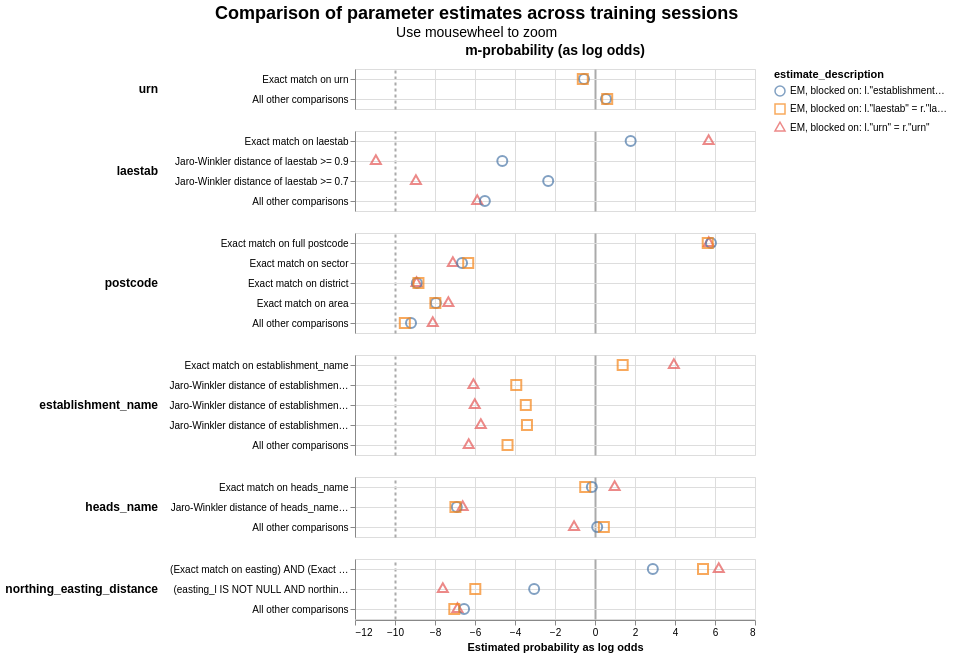

The notebook cell this image was saved under:
### Code cell
linker.visualisations.parameter_estimate_comparisons_chart()

### Figure 1 — Vega-Lite specification as saved in the notebook (floating-point values rounded to 4 significant figures)
{"config": {"view": {"continuousWidth": 400, "continuousHeight": 300}, "title": {"anchor": "middle", "fontSize": 18, "subtitleFontSize": 14}}, "data": {"name": "data-ee1686b0fd988e70b86b440650e7a237"}, "mark": {"type": "point", "filled": false, "opacity": 0.7, "size": 100}, "encoding": {"color": {"field": "estimate_description", "type": "nominal"}, "column": {"align": "each", "field": "col_header", "header": {"labelFontSize": 14, "labelFontWeight": "bold"}, "title": null, "type": "nominal"}, "row": {"align": "each", "field": "comparison_name", "header": {"labelAlign": "left", "labelAnchor": "middle", "labelAngle": 0, "labelFontSize": 12, "labelFontWeight": "bold"}, "sort": {"field": "comparison_sort_order"}, "title": null, "type": "nominal"}, "shape": {"field": "estimate_description", "scale": {"range": ["circle", "square", "triangle", "diamond"]}, "type": "nominal"}, "tooltip": [{"field": "comparison_name", "type": "nominal"}, {"field": "estimate_description", "type": "nominal"}, {"field": "estimated_probability", "type": "quantitative"}], "x": {"axis": {"gridColor": {"condition": {"test": "abs(datum.value / 10)  <= 1 & datum.value % 10 === 0", "value": "#aaa"}, "value": "#ddd"}, "gridDash": {"condition": {"test": "abs(datum.value / 10) == 1", "value": [3]}, "value": null}, "gridWidth": {"condition": {"test": "abs(datum.value / 10)  <= 1 & datum.value % 10 === 0", "value": 2}, "value": 1}}, "field": "estimated_probability_as_log_odds", "title": "Estimated probability as log odds", "type": "quantitative"}, "y": {"axis": {"grid": true, "title": null}, "field": "comparison_level_label", "sort": {"field": "comparison_vector_value", "order": "descending"}, "type": "nominal"}}, "params": [{"name": "mouse_zoom", "select": {"type": "interval", "encodings": ["x"]}, "bind": "scales"}], "resolve": {"scale": {"y": "independent"}}, "title": {"text": "Comparison of parameter estimates across training sessions", "subtitle": "Use mousewheel to zoom"}, "transform": [{"calculate": "datum.m_or_u + '-probability (as log odds)'", "as": "col_header"}], "$schema": "https://vega.github.io/schema/vega-lite/v5.9.3.json", "datasets": {"data-ee1686b0fd988e70b86b440650e7a237": [{"m_or_u": "m", "estimated_probability": 0.4061, "estimate_description": "EM, blocked on: l.\"establishment_name\" = r.\"establishment_name\"", "estimated_probability_as_log_odds": -0.5487, "sql_condition": "\"urn_l\" = \"urn_r\"", "comparison_level_label": "Exact match on urn", "comparison_vector_value": 1, "comparison_name": "urn", "comparison_sort_order": 0}, {"m_or_u": "m", "estimated_probability": 0.3958, "estimate_description": "EM, blocked on: l.\"laestab\" = r.\"laestab\"", "estimated_probability_as_log_odds": -0.6103, "sql_condition": "\"urn_l\" = \"urn_r\"", "comparison_level_label": "Exact match on urn", "comparison_vector_value": 1, "comparison_name": "urn", "comparison_sort_order": 0}, {"m_or_u": "m", "estimated_probability": 0.5939, "estimate_description": "EM, blocked on: l.\"establishment_name\" = r.\"establishment_name\"", "estimated_probability_as_log_odds": 0.5487, "sql_condition": "ELSE", "comparison_level_label": "All other comparisons", "comparison_vector_value": 0, "comparison_name": "urn", "comparison_sort_order": 0}, {"m_or_u": "m", "estimated_probability": 0.6042, "estimate_description": "EM, blocked on: l.\"laestab\" = r.\"laestab\"", "estimated_probability_as_log_odds": 0.6103, "sql_condition": "ELSE", "comparison_level_label": "All other comparisons", "comparison_vector_value": 0, "comparison_name": "urn", "comparison_sort_order": 0}, {"m_or_u": "m", "estimated_probability": 0.9809, "estimate_description": "EM, blocked on: l.\"urn\" = r.\"urn\"", "estimated_probability_as_log_odds": 5.681, "sql_condition": "\"laestab_l\" = \"laestab_r\"", "comparison_level_label": "Exact match on laestab", "comparison_vector_value": 3, "comparison_name": "laestab", "comparison_sort_order": 1}, {"m_or_u": "m", "estimated_probability": 0.7748, "estimate_description": "EM, blocked on: l.\"establishment_name\" = r.\"establishment_name\"", "estimated_probability_as_log_odds": 1.783, "sql_condition": "\"laestab_l\" = \"laestab_r\"", "comparison_level_label": "Exact match on laestab", "comparison_vector_value": 3, "comparison_name": "laestab", "comparison_sort_order": 1}, {"m_or_u": "m", "estimated_probability": 0.000503, "estimate_description": "EM, blocked on: l.\"urn\" = r.\"urn\"", "estimated_probability_as_log_odds": -10.96, "sql_condition": "jaro_winkler_similarity(\"laestab_l\", \"laestab_r\") >= 0.9", "comparison_level_label": "Jaro-Winkler distance of laestab >= 0.9", "comparison_vector_value": 2, "comparison_name": "laestab", "comparison_sort_order": 1}, {"m_or_u": "m", "estimated_probability": 0.03869, "estimate_description": "EM, blocked on: l.\"establishment_name\" = r.\"establishment_name\"", "estimated_probability_as_log_odds": -4.635, "sql_condition": "jaro_winkler_similarity(\"laestab_l\", \"laestab_r\") >= 0.9", "comparison_level_label": "Jaro-Winkler distance of laestab >= 0.9", "comparison_vector_value": 2, "comparison_name": "laestab", "comparison_sort_order": 1}, {"m_or_u": "m", "estimated_probability": 0.002012, "estimate_description": "EM, blocked on: l.\"urn\" = r.\"urn\"", "estimated_probability_as_log_odds": -8.954, "sql_condition": "jaro_winkler_similarity(\"laestab_l\", \"laestab_r\") >= 0.7", "comparison_level_label": "Jaro-Winkler distance of laestab >= 0.7", "comparison_vector_value": 1, "comparison_name": "laestab", "comparison_sort_order": 1}, {"m_or_u": "m", "estimated_probability": 0.165, "estimate_description": "EM, blocked on: l.\"establishment_name\" = r.\"establishment_name\"", "estimated_probability_as_log_odds": -2.34, "sql_condition": "jaro_winkler_similarity(\"laestab_l\", \"laestab_r\") >= 0.7", "comparison_level_label": "Jaro-Winkler distance of laestab >= 0.7", "comparison_vector_value": 1, "comparison_name": "laestab", "comparison_sort_order": 1}, {"m_or_u": "m", "estimated_probability": 0.0166, "estimate_description": "EM, blocked on: l.\"urn\" = r.\"urn\"", "estimated_probability_as_log_odds": -5.889, "sql_condition": "ELSE", "comparison_level_label": "All other comparisons", "comparison_vector_value": 0, "comparison_name": "laestab", "comparison_sort_order": 1}, {"m_or_u": "m", "estimated_probability": 0.02152, "estimate_description": "EM, blocked on: l.\"establishment_name\" = r.\"establishment_name\"", "estimated_probability_as_log_odds": -5.507, "sql_condition": "ELSE", "comparison_level_label": "All other comparisons", "comparison_vector_value": 0, "comparison_name": "laestab", "comparison_sort_order": 1}, {"m_or_u": "m", "estimated_probability": 0.981, "estimate_description": "EM, blocked on: l.\"urn\" = r.\"urn\"", "estimated_probability_as_log_odds": 5.688, "sql_condition": "\"postcode_l\" = \"postcode_r\"", "comparison_level_label": "Exact match on full postcode", "comparison_vector_value": 4, "comparison_name": "postcode", "comparison_sort_order": 2}, {"m_or_u": "m", "estimated_probability": 0.9823, "estimate_description": "EM, blocked on: l.\"establishment_name\" = r.\"establishment_name\"", "estimated_probability_as_log_odds": 5.798, "sql_condition": "\"postcode_l\" = \"postcode_r\"", "comparison_level_label": "Exact match on full postcode", "comparison_vector_value": 4, "comparison_name": "postcode", "comparison_sort_order": 2}, {"m_or_u": "m", "estimated_probability": 0.9803, "estimate_description": "EM, blocked on: l.\"laestab\" = r.\"laestab\"", "estimated_probability_as_log_odds": 5.636, "sql_condition": "\"postcode_l\" = \"postcode_r\"", "comparison_level_label": "Exact match on full postcode", "comparison_vector_value": 4, "comparison_name": "postcode", "comparison_sort_order": 2}, {"m_or_u": "m", "estimated_probability": 0.0072, "estimate_description": "EM, blocked on: l.\"urn\" = r.\"urn\"", "estimated_probability_as_log_odds": -7.107, "sql_condition": "NULLIF(regexp_extract(\"postcode_l\", '^[A-Za-z]{1,2}[0-9][A-Za-z0-9]? [0-9]', 0), '') = NULLIF(regexp_extract(\"postcode_r\", '^[A-Za-z]{1,2}[0-9][A-Za-z0-9]? [0-9]', 0), '')", "comparison_level_label": "Exact match on sector", "comparison_vector_value": 3, "comparison_name": "postcode", "comparison_sort_order": 2}, {"m_or_u": "m", "estimated_probability": 0.009868, "estimate_description": "EM, blocked on: l.\"establishment_name\" = r.\"establishment_name\"", "estimated_probability_as_log_odds": -6.649, "sql_condition": "NULLIF(regexp_extract(\"postcode_l\", '^[A-Za-z]{1,2}[0-9][A-Za-z0-9]? [0-9]', 0), '') = NULLIF(regexp_extract(\"postcode_r\", '^[A-Za-z]{1,2}[0-9][A-Za-z0-9]? [0-9]', 0), '')", "comparison_level_label": "Exact match on sector", "comparison_vector_value": 3, "comparison_name": "postcode", "comparison_sort_order": 2}, {"m_or_u": "m", "estimated_probability": 0.0122, "estimate_description": "EM, blocked on: l.\"laestab\" = r.\"laestab\"", "estimated_probability_as_log_odds": -6.339, "sql_condition": "NULLIF(regexp_extract(\"postcode_l\", '^[A-Za-z]{1,2}[0-9][A-Za-z0-9]? [0-9]', 0), '') = NULLIF(regexp_extract(\"postcode_r\", '^[A-Za-z]{1,2}[0-9][A-Za-z0-9]? [0-9]', 0), '')", "comparison_level_label": "Exact match on sector", "comparison_vector_value": 3, "comparison_name": "postcode", "comparison_sort_order": 2}, {"m_or_u": "m", "estimated_probability": 0.002057, "estimate_description": "EM, blocked on: l.\"urn\" = r.\"urn\"", "estimated_probability_as_log_odds": -8.922, "sql_condition": "NULLIF(regexp_extract(\"postcode_l\", '^[A-Za-z]{1,2}[0-9][A-Za-z0-9]?', 0), '') = NULLIF(regexp_extract(\"postcode_r\", '^[A-Za-z]{1,2}[0-9][A-Za-z0-9]?', 0), '')", "comparison_level_label": "Exact match on district", "comparison_vector_value": 2, "comparison_name": "postcode", "comparison_sort_order": 2}, {"m_or_u": "m", "estimated_probability": 0.002079, "estimate_description": "EM, blocked on: l.\"establishment_name\" = r.\"establishment_name\"", "estimated_probability_as_log_odds": -8.907, "sql_condition": "NULLIF(regexp_extract(\"postcode_l\", '^[A-Za-z]{1,2}[0-9][A-Za-z0-9]?', 0), '') = NULLIF(regexp_extract(\"postcode_r\", '^[A-Za-z]{1,2}[0-9][A-Za-z0-9]?', 0), '')", "comparison_level_label": "Exact match on district", "comparison_vector_value": 2, "comparison_name": "postcode", "comparison_sort_order": 2}, {"m_or_u": "m", "estimated_probability": 0.002197, "estimate_description": "EM, blocked on: l.\"laestab\" = r.\"laestab\"", "estimated_probability_as_log_odds": -8.827, "sql_condition": "NULLIF(regexp_extract(\"postcode_l\", '^[A-Za-z]{1,2}[0-9][A-Za-z0-9]?', 0), '') = NULLIF(regexp_extract(\"postcode_r\", '^[A-Za-z]{1,2}[0-9][A-Za-z0-9]?', 0), '')", "comparison_level_label": "Exact match on district", "comparison_vector_value": 2, "comparison_name": "postcode", "comparison_sort_order": 2}, {"m_or_u": "m", "estimated_probability": 0.006172, "estimate_description": "EM, blocked on: l.\"urn\" = r.\"urn\"", "estimated_probability_as_log_odds": -7.331, "sql_condition": "NULLIF(regexp_extract(\"postcode_l\", '^[A-Za-z]{1,2}', 0), '') = NULLIF(regexp_extract(\"postcode_r\", '^[A-Za-z]{1,2}', 0), '')", "comparison_level_label": "Exact match on area", "comparison_vector_value": 1, "comparison_name": "postcode", "comparison_sort_order": 2}, {"m_or_u": "m", "estimated_probability": 0.004009, "estimate_description": "EM, blocked on: l.\"establishment_name\" = r.\"establishment_name\"", "estimated_probability_as_log_odds": -7.957, "sql_condition": "NULLIF(regexp_extract(\"postcode_l\", '^[A-Za-z]{1,2}', 0), '') = NULLIF(regexp_extract(\"postcode_r\", '^[A-Za-z]{1,2}', 0), '')", "comparison_level_label": "Exact match on area", "comparison_vector_value": 1, "comparison_name": "postcode", "comparison_sort_order": 2}, {"m_or_u": "m", "estimated_probability": 0.003941, "estimate_description": "EM, blocked on: l.\"laestab\" = r.\"laestab\"", "estimated_probability_as_log_odds": -7.982, "sql_condition": "NULLIF(regexp_extract(\"postcode_l\", '^[A-Za-z]{1,2}', 0), '') = NULLIF(regexp_extract(\"postcode_r\", '^[A-Za-z]{1,2}', 0), '')", "comparison_level_label": "Exact match on area", "comparison_vector_value": 1, "comparison_name": "postcode", "comparison_sort_order": 2}, {"m_or_u": "m", "estimated_probability": 0.0036, "estimate_description": "EM, blocked on: l.\"urn\" = r.\"urn\"", "estimated_probability_as_log_odds": -8.113, "sql_condition": "ELSE", "comparison_level_label": "All other comparisons", "comparison_vector_value": 0, "comparison_name": "postcode", "comparison_sort_order": 2}, {"m_or_u": "m", "estimated_probability": 0.001699, "estimate_description": "EM, blocked on: l.\"establishment_name\" = r.\"establishment_name\"", "estimated_probability_as_log_odds": -9.199, "sql_condition": "ELSE", "comparison_level_label": "All other comparisons", "comparison_vector_value": 0, "comparison_name": "postcode", "comparison_sort_order": 2}, {"m_or_u": "m", "estimated_probability": 0.00137, "estimate_description": "EM, blocked on: l.\"laestab\" = r.\"laestab\"", "estimated_probability_as_log_odds": -9.509, "sql_condition": "ELSE", "comparison_level_label": "All other comparisons", "comparison_vector_value": 0, "comparison_name": "postcode", "comparison_sort_order": 2}, {"m_or_u": "m", "estimated_probability": 0.939, "estimate_description": "EM, blocked on: l.\"urn\" = r.\"urn\"", "estimated_probability_as_log_odds": 3.943, "sql_condition": "\"establishment_name_l\" = \"establishment_name_r\"", "comparison_level_label": "Exact match on establishment_name", "comparison_vector_value": 4, "comparison_name": "establishment_name", "comparison_sort_order": 3}, {"m_or_u": "m", "estimated_probability": 0.723, "estimate_description": "EM, blocked on: l.\"laestab\" = r.\"laestab\"", "estimated_probability_as_log_odds": 1.384, "sql_condition": "\"establishment_name_l\" = \"establishment_name_r\"", "comparison_level_label": "Exact match on establishment_name", "comparison_vector_value": 4, "comparison_name": "establishment_name", "comparison_sort_order": 3}, {"m_or_u": "m", "estimated_probability": 0.01459, "estimate_description": "EM, blocked on: l.\"urn\" = r.\"urn\"", "estimated_probability_as_log_odds": -6.078, "sql_condition": "jaro_winkler_similarity(\"establishment_name_l\", \"establishment_name_r\") >= 0.92", "comparison_level_label": "Jaro-Winkler distance of establishment_name >= 0.92", "comparison_vector_value": 3, "comparison_name": "establishment_name", "comparison_sort_order": 3}, {"m_or_u": "m", "estimated_probability": 0.06131, "estimate_description": "EM, blocked on: l.\"laestab\" = r.\"laestab\"", "estimated_probability_as_log_odds": -3.937, "sql_condition": "jaro_winkler_similarity(\"establishment_name_l\", \"establishment_name_r\") >= 0.92", "comparison_level_label": "Jaro-Winkler distance of establishment_name >= 0.92", "comparison_vector_value": 3, "comparison_name": "establishment_name", "comparison_sort_order": 3}, {"m_or_u": "m", "estimated_probability": 0.01526, "estimate_description": "EM, blocked on: l.\"urn\" = r.\"urn\"", "estimated_probability_as_log_odds": -6.012, "sql_condition": "jaro_winkler_similarity(\"establishment_name_l\", \"establishment_name_r\") >= 0.88", "comparison_level_label": "Jaro-Winkler distance of establishment_name >= 0.88", "comparison_vector_value": 2, "comparison_name": "establishment_name", "comparison_sort_order": 3}, {"m_or_u": "m", "estimated_probability": 0.08326, "estimate_description": "EM, blocked on: l.\"laestab\" = r.\"laestab\"", "estimated_probability_as_log_odds": -3.461, "sql_condition": "jaro_winkler_similarity(\"establishment_name_l\", \"establishment_name_r\") >= 0.88", "comparison_level_label": "Jaro-Winkler distance of establishment_name >= 0.88", "comparison_vector_value": 2, "comparison_name": "establishment_name", "comparison_sort_order": 3}, {"m_or_u": "m", "estimated_probability": 0.01878, "estimate_description": "EM, blocked on: l.\"urn\" = r.\"urn\"", "estimated_probability_as_log_odds": -5.707, "sql_condition": "jaro_winkler_similarity(\"establishment_name_l\", \"establishment_name_r\") >= 0.7", "comparison_level_label": "Jaro-Winkler distance of establishment_name >= 0.7", "comparison_vector_value": 1, "comparison_name": "establishment_name", "comparison_sort_order": 3}, {"m_or_u": "m", "estimated_probability": 0.08643, "estimate_description": "EM, blocked on: l.\"laestab\" = r.\"laestab\"", "estimated_probability_as_log_odds": -3.402, "sql_condition": "jaro_winkler_similarity(\"establishment_name_l\", \"establishment_name_r\") >= 0.7", "comparison_level_label": "Jaro-Winkler distance of establishment_name >= 0.7", "comparison_vector_value": 1, "comparison_name": "establishment_name", "comparison_sort_order": 3}, {"m_or_u": "m", "estimated_probability": 0.01241, "estimate_description": "EM, blocked on: l.\"urn\" = r.\"urn\"", "estimated_probability_as_log_odds": -6.315, "sql_condition": "ELSE", "comparison_level_label": "All other comparisons", "comparison_vector_value": 0, "comparison_name": "establishment_name", "comparison_sort_order": 3}, {"m_or_u": "m", "estimated_probability": 0.04602, "estimate_description": "EM, blocked on: l.\"laestab\" = r.\"laestab\"", "estimated_probability_as_log_odds": -4.374, "sql_condition": "ELSE", "comparison_level_label": "All other comparisons", "comparison_vector_value": 0, "comparison_name": "establishment_name", "comparison_sort_order": 3}, {"m_or_u": "m", "estimated_probability": 0.6639, "estimate_description": "EM, blocked on: l.\"urn\" = r.\"urn\"", "estimated_probability_as_log_odds": 0.9822, "sql_condition": "\"heads_name_l\" = \"heads_name_r\"", "comparison_level_label": "Exact match on heads_name", "comparison_vector_value": 2, "comparison_name": "heads_name", "comparison_sort_order": 4}, {"m_or_u": "m", "estimated_probability": 0.4728, "estimate_description": "EM, blocked on: l.\"establishment_name\" = r.\"establishment_name\"", "estimated_probability_as_log_odds": -0.1573, "sql_condition": "\"heads_name_l\" = \"heads_name_r\"", "comparison_level_label": "Exact match on heads_name", "comparison_vector_value": 2, "comparison_name": "heads_name", "comparison_sort_order": 4}, {"m_or_u": "m", "estimated_probability": 0.4161, "estimate_description": "EM, blocked on: l.\"laestab\" = r.\"laestab\"", "estimated_probability_as_log_odds": -0.489, "sql_condition": "\"heads_name_l\" = \"heads_name_r\"", "comparison_level_label": "Exact match on heads_name", "comparison_vector_value": 2, "comparison_name": "heads_name", "comparison_sort_order": 4}, {"m_or_u": "m", "estimated_probability": 0.01009, "estimate_description": "EM, blocked on: l.\"urn\" = r.\"urn\"", "estimated_probability_as_log_odds": -6.616, "sql_condition": "jaro_winkler_similarity(\"heads_name_l\", \"heads_name_r\") >= 0.9", "comparison_level_label": "Jaro-Winkler distance of heads_name >= 0.9", "comparison_vector_value": 1, "comparison_name": "heads_name", "comparison_sort_order": 4}, {"m_or_u": "m", "estimated_probability": 0.008251, "estimate_description": "EM, blocked on: l.\"establishment_name\" = r.\"establishment_name\"", "estimated_probability_as_log_odds": -6.909, "sql_condition": "jaro_winkler_similarity(\"heads_name_l\", \"heads_name_r\") >= 0.9", "comparison_level_label": "Jaro-Winkler distance of heads_name >= 0.9", "comparison_vector_value": 1, "comparison_name": "heads_name", "comparison_sort_order": 4}, {"m_or_u": "m", "estimated_probability": 0.007863, "estimate_description": "EM, blocked on: l.\"laestab\" = r.\"laestab\"", "estimated_probability_as_log_odds": -6.979, "sql_condition": "jaro_winkler_similarity(\"heads_name_l\", \"heads_name_r\") >= 0.9", "comparison_level_label": "Jaro-Winkler distance of heads_name >= 0.9", "comparison_vector_value": 1, "comparison_name": "heads_name", "comparison_sort_order": 4}, {"m_or_u": "m", "estimated_probability": 0.326, "estimate_description": "EM, blocked on: l.\"urn\" = r.\"urn\"", "estimated_probability_as_log_odds": -1.048, "sql_condition": "ELSE", "comparison_level_label": "All other comparisons", "comparison_vector_value": 0, "comparison_name": "heads_name", "comparison_sort_order": 4}, {"m_or_u": "m", "estimated_probability": 0.519, "estimate_description": "EM, blocked on: l.\"establishment_name\" = r.\"establishment_name\"", "estimated_probability_as_log_odds": 0.1096, "sql_condition": "ELSE", "comparison_level_label": "All other comparisons", "comparison_vector_value": 0, "comparison_name": "heads_name", "comparison_sort_order": 4}, {"m_or_u": "m", "estimated_probability": 0.5761, "estimate_description": "EM, blocked on: l.\"laestab\" = r.\"laestab\"", "estimated_probability_as_log_odds": 0.4424, "sql_condition": "ELSE", "comparison_level_label": "All other comparisons", "comparison_vector_value": 0, "comparison_name": "heads_name", "comparison_sort_order": 4}, {"m_or_u": "m", "estimated_probability": 0.9865, "estimate_description": "EM, blocked on: l.\"urn\" = r.\"urn\"", "estimated_probability_as_log_odds": 6.188, "sql_condition": "(\"easting_l\" = \"easting_r\") AND (\"northing_l\" = \"northing_r\")", "comparison_level_label": "(Exact match on easting) AND (Exact match on northing)", "comparison_vector_value": 2, "comparison_name": "northing_easting_distance", "comparison_sort_order": 5}, {"m_or_u": "m", "estimated_probability": 0.8812, "estimate_description": "EM, blocked on: l.\"establishment_name\" = r.\"establishment_name\"", "estimated_probability_as_log_odds": 2.891, "sql_condition": "(\"easting_l\" = \"easting_r\") AND (\"northing_l\" = \"northing_r\")", "comparison_level_label": "(Exact match on easting) AND (Exact match on northing)", "comparison_vector_value": 2, "comparison_name": "northing_easting_distance", "comparison_sort_order": 5}, {"m_or_u": "m", "estimated_probability": 0.9769, "estimate_description": "EM, blocked on: l.\"laestab\" = r.\"laestab\"", "estimated_probability_as_log_odds": 5.401, "sql_condition": "(\"easting_l\" = \"easting_r\") AND (\"northing_l\" = \"northing_r\")", "comparison_level_label": "(Exact match on easting) AND (Exact match on northing)", "comparison_vector_value": 2, "comparison_name": "northing_easting_distance", "comparison_sort_order": 5}, {"m_or_u": "m", "estimated_probability": 0.005096, "estimate_description": "EM, blocked on: l.\"urn\" = r.\"urn\"", "estimated_probability_as_log_odds": -7.609, "sql_condition": " (easting_l IS NOT NULL AND northing_l IS NOT NULL AND\n                  easting_r IS NOT NULL AND northing_r IS NOT NULL AND\n                  SQRT((CAST(easting_l as DOUBLE) - CAST(easting_r as DOUBLE))*(CAST(easting_l as DOUBLE) - CAST(easting_r as DOUBLE)) +\n                   (CAST(northing_l as DOUBLE) - CAST(northing_r as DOUBLE))*(CAST(northing_l as DOUBLE) - CAST(northing_r as DOUBLE))) < 350)\n             ", "comparison_level_label": " (easting_l IS NOT NULL AND northing_l IS NOT NULL AND\n                  easting_r IS NOT NULL AND northing_r IS NOT NULL AND\n                  SQRT((CAST(easting_l as DOUBLE) - CAST(easting_r as DOUBLE))*(CAST(easting_l as DOUBLE) - CAST(easting_r as DOUBLE)) +\n                   (CAST(northing_l as DOUBLE) - CAST(northing_r as DOUBLE))*(CAST(northing_l as DOUBLE) - CAST(northing_r as DOUBLE))) < 350)\n             ", "comparison_vector_value": 1, "comparison_name": "northing_easting_distance", "comparison_sort_order": 5}, {"m_or_u": "m", "estimated_probability": 0.1082, "estimate_description": "EM, blocked on: l.\"establishment_name\" = r.\"establishment_name\"", "estimated_probability_as_log_odds": -3.043, "sql_condition": " (easting_l IS NOT NULL AND northing_l IS NOT NULL AND\n                  easting_r IS NOT NULL AND northing_r IS NOT NULL AND\n                  SQRT((CAST(easting_l as DOUBLE) - CAST(easting_r as DOUBLE))*(CAST(easting_l as DOUBLE) - CAST(easting_r as DOUBLE)) +\n                   (CAST(northing_l as DOUBLE) - CAST(northing_r as DOUBLE))*(CAST(northing_l as DOUBLE) - CAST(northing_r as DOUBLE))) < 350)\n             ", "comparison_level_label": " (easting_l IS NOT NULL AND northing_l IS NOT NULL AND\n                  easting_r IS NOT NULL AND northing_r IS NOT NULL AND\n                  SQRT((CAST(easting_l as DOUBLE) - CAST(easting_r as DOUBLE))*(CAST(easting_l as DOUBLE) - CAST(easting_r as DOUBLE)) +\n                   (CAST(northing_l as DOUBLE) - CAST(northing_r as DOUBLE))*(CAST(northing_l as DOUBLE) - CAST(northing_r as DOUBLE))) < 350)\n             ", "comparison_vector_value": 1, "comparison_name": "northing_easting_distance", "comparison_sort_order": 5}, {"m_or_u": "m", "estimated_probability": 0.01555, "estimate_description": "EM, blocked on: l.\"laestab\" = r.\"laestab\"", "estimated_probability_as_log_odds": -5.985, "sql_condition": " (easting_l IS NOT NULL AND northing_l IS NOT NULL AND\n                  easting_r IS NOT NULL AND northing_r IS NOT NULL AND\n                  SQRT((CAST(easting_l as DOUBLE) - CAST(easting_r as DOUBLE))*(CAST(easting_l as DOUBLE) - CAST(easting_r as DOUBLE)) +\n                   (CAST(northing_l as DOUBLE) - CAST(northing_r as DOUBLE))*(CAST(northing_l as DOUBLE) - CAST(northing_r as DOUBLE))) < 350)\n             ", "comparison_level_label": " (easting_l IS NOT NULL AND northing_l IS NOT NULL AND\n                  easting_r IS NOT NULL AND northing_r IS NOT NULL AND\n                  SQRT((CAST(easting_l as DOUBLE) - CAST(easting_r as DOUBLE))*(CAST(easting_l as DOUBLE) - CAST(easting_r as DOUBLE)) +\n                   (CAST(northing_l as DOUBLE) - CAST(northing_r as DOUBLE))*(CAST(northing_l as DOUBLE) - CAST(northing_r as DOUBLE))) < 350)\n             ", "comparison_vector_value": 1, "comparison_name": "northing_easting_distance", "comparison_sort_order": 5}, {"m_or_u": "m", "estimated_probability": 0.008434, "estimate_description": "EM, blocked on: l.\"urn\" = r.\"urn\"", "estimated_probability_as_log_odds": -6.877, "sql_condition": "ELSE", "comparison_level_label": "All other comparisons", "comparison_vector_value": 0, "comparison_name": "northing_easting_distance", "comparison_sort_order": 5}, {"m_or_u": "m", "estimated_probability": 0.01059, "estimate_description": "EM, blocked on: l.\"establishment_name\" = r.\"establishment_name\"", "estimated_probability_as_log_odds": -6.546, "sql_condition": "ELSE", "comparison_level_label": "All other comparisons", "comparison_vector_value": 0, "comparison_name": "northing_easting_distance", "comparison_sort_order": 5}, {"m_or_u": "m", "estimated_probability": 0.007573, "estimate_description": "EM, blocked on: l.\"laestab\" = r.\"laestab\"", "estimated_probability_as_log_odds": -7.034, "sql_condition": "ELSE", "comparison_level_label": "All other comparisons", "comparison_vector_value": 0, "comparison_name": "northing_easting_distance", "comparison_sort_order": 5}]}}
